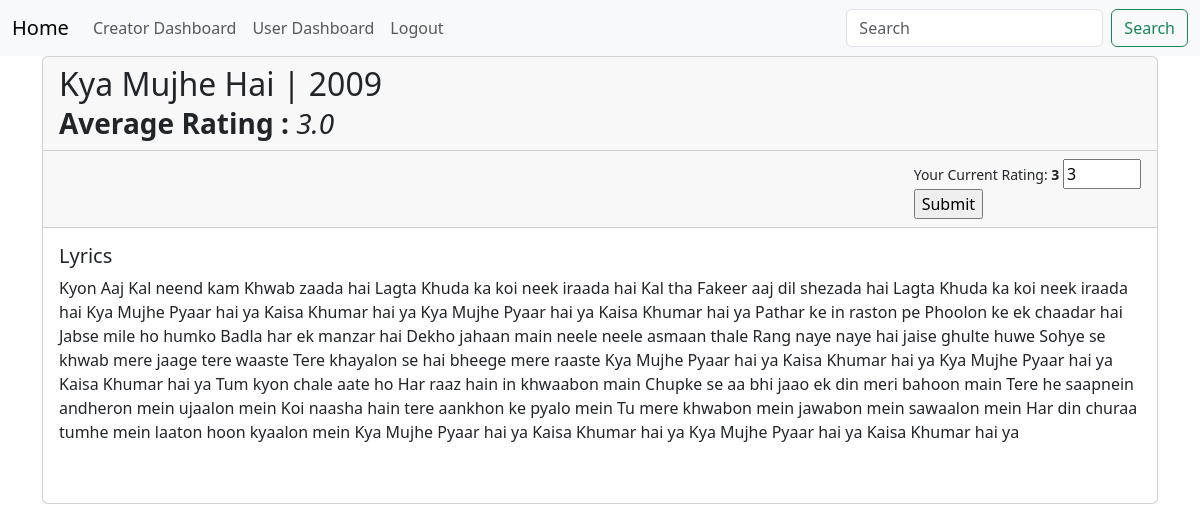
Page /song_details/1 (signed in) on the committed database.
### application/data/models.py (models this page shows, shortened)
class Songs(db.Model):
    __tablename__ = 'songs'
    id=db.Column(db.Integer(),autoincrement=True,primary_key=True)
    song_title=db.Column(db.String(),nullable=False)
    release_date=db.Column(db.String(),nullable=False)
    created_by=db.Column(db.String())
    lyrics = db.Column(db.String(),nullable=False)
    genre = db.Column(db.String(),nullable=False)
    language = db.Column(db.String(),nullable=False)
    song_url=db.Column(db.String(),nullable=False)
    song_pic=db.Column(db.String())
    is_flag = db.Column(db.Integer(),default=0)
    creator_id=db.Column(db.Integer(),db.ForeignKey("user.id"),nullable=False)
    playlist_id = db.relationship("SongInPlaylist",backref="songs",cascade="all, delete-orphan")
    songs_rating = db.relationship("SongRatings" , backref="songs",cascade="all, delete-orphan")
    album_id = db.relationship("SongInAlbum", backref = "songs",cascade="all, delete-orphan")

### application/routes.py (the view, shortened to what this page needs)
@app.route('/song_details/<int:Id>', methods=['GET','POST'])
@login_required
def song_details(Id):
    song = Songs.query.get(Id)
    rating = SongRatings.query.filter_by(song_id=Id, user_id=current_user.id).first()
    ar = average_rating(Id)
    print(ar)
    return render_template('song_details.html', song=song, rate=rating.ratings if rating else None , average_rating=ar)

### app.py (called while the page is built)
@app.after_request
def add_cors_headers(response):
    response.headers['Access-Control-Allow-Origin'] = 'http://localhost:5000'
    response.headers['Access-Control-Allow-Headers'] = 'Content-Type, Authorization'
    response.headers['Access-Control-Allow-Methods'] = 'GET, PUT, POST, DELETE, OPTIONS'
    return response

@app.after_request
def after_request(response):
    response = add_cors_headers(response)
    return response

### application/routes.py (called while the page is built)
@login_manager.user_loader
def load_user(id):
    return User.query.get(int(id))

def average_rating(id):
    ratings = SongRatings.query.filter_by(song_id=id).all()
    rate=0
    i=0
    for rating in ratings :
        rate+=rating.ratings
        i+=1
    if rate!=0 and i!=0:
        average_rating = rate/i
    else:
        average_rating ='No rating is made yet'
    return average_rating

### templates/song_details.html (shortened to what this page needs)
<!DOCTYPE html>
<html lang="en">
<head>
    <link href="https://cdn.jsdelivr.net/npm/bootstrap@5.3.2/dist/css/bootstrap.min.css" rel="stylesheet">
  </head>
<body>
  <nav class="navbar navbar-expand-lg bg-body-tertiary">
    <div class="container-fluid">
      <a class="navbar-brand" href="/">Home</a>
      <div class="collapse navbar-collapse" id="navbarSupportedContent">
        <ul class="navbar-nav me-auto mb-2 mb-lg-0">
          <li class="nav-item">
            <a class="nav-link" href="/creator_dashboard">Creator Dashboard</a>
          </li>
          <li class="nav-item">
            <a class="nav-link" href="/user_dashboard">User Dashboard</a>
          </li>
          <li class="nav-item">
            <a class="nav-link" href="/logout">Logout</a>
          </li>
        </ul>
        <form class="d-flex" role="search">
          <input class="form-control me-2" type="search" placeholder="Search" aria-label="Search">
          <button class="btn btn-outline-success" type="submit">Search</button>
        </form>
      </div>
    </div>
  </nav>
  <div class="container">
  <div class="card" style="height:28rem;">
    <h2 class="card-header">{{song.song_title}} | {{song.release_date}} <br>
      <small> <strong> Average Rating :</strong> <i>{{average_rating}}</i></small>
    </h2>
    <div class="right-container card-header">
      <form method="POST" action="{{url_for('song_details' , Id=song.id)}}">
        {% if rate %}
        <small>Your Current Rating:<strong> {{ rate }} </strong></small>
        <input type="number" min="1" max="5" required="True" name="rating" placeholder="Edit your rating from 1 to 5" class="rating_box" value="{{ rate }}"> <br>
        {% else %}
        <input type="number" min="1" max="5" required="True" name="rating" placeholder="Rate the song from 1 to 5" class="rating_box"> <br>
        {% endif %}
          <input type="submit" name="/Go" class="rating_submit right-container">
      </form>
  </div>
    <div class="card-body">
      <h5 class="card-title">Lyrics</h5>
      <p class="card-text">{{song.lyrics}}</p>
    </div>
  </div>
</div>
</body>
</html>

### templates/song_details.html (style rules this page uses)
.right-container { display: flex; justify-content: flex-end; }
.card-text { white-space: pre-line; }

### rows in the picture
Songs: song_title "Kya Mujhe Hai", release_date "2009", lyrics "Kyon Aaj Kal neend kam Khwab zaada hai Lagta Khuda ka koi neek iraada hai Kal tha Fakeer aaj dil shezada hai Lagta Khuda ka koi neek iraada hai Kya Mujhe Pyaar hai ya Kaisa Khumar hai ya Kya Mujhe Pyaar hai ya Kaisa Khumar hai ya Pathar ke in raston pe Phoolon ke ek chaadar hai Jabse mile ho humko Badla har ek manzar hai Dekho jahaan main neele neele asmaan thale Rang naye naye hai jaise ghulte huwe Sohye se khwab mere jaage tere waaste Tere khayalon se hai bheege mere raaste Kya Mujhe Pyaar hai ya Kaisa Khumar hai ya Kya Mujhe Pyaar hai ya Kaisa Khumar hai ya Tum kyon chale aate ho Har raaz hain in khwaabon main Chupke se aa bhi jaao ek din meri bahoon main Tere he saapnein andheron mein…"

### other values in the picture
{{ average_rating }} "3.0"
{{ rate }} "3"
